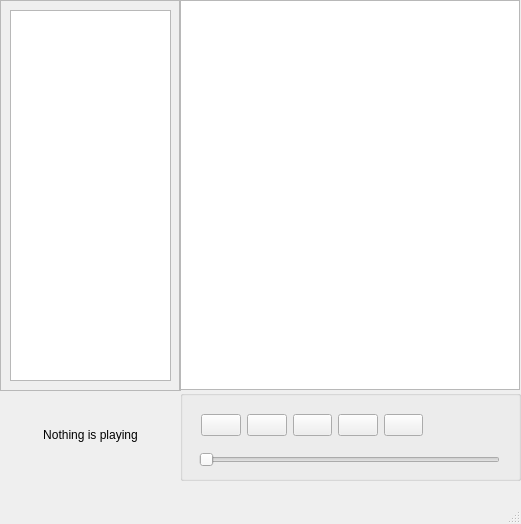
<?xml version="1.0" encoding="UTF-8"?>
<ui version="4.0">
 <class>MainWindow</class>
 <widget class="QMainWindow" name="MainWindow">
  <property name="geometry">
   <rect>
    <x>0</x>
    <y>0</y>
    <width>521</width>
    <height>524</height>
   </rect>
  </property>
  <property name="windowTitle">
   <string>Alexify</string>
  </property>
  <widget class="QWidget" name="centralwidget">
   <widget class="QGroupBox" name="commands">
    <property name="geometry">
     <rect>
      <x>180</x>
      <y>390</y>
      <width>341</width>
      <height>91</height>
     </rect>
    </property>
    <property name="title">
     <string/>
    </property>
    <widget class="QSlider" name="horizontalSlider">
     <property name="geometry">
      <rect>
       <x>19</x>
       <y>60</y>
       <width>301</width>
       <height>20</height>
      </rect>
     </property>
     <property name="orientation">
      <enum>Qt::Horizontal</enum>
     </property>
    </widget>
    <widget class="QWidget" name="">
     <property name="geometry">
      <rect>
       <x>21</x>
       <y>21</y>
       <width>222</width>
       <height>28</height>
      </rect>
     </property>
     <layout class="QGridLayout" name="gridLayout_2">
      <item row="0" column="0">
       <widget class="QPushButton" name="add">
        <property name="text">
         <string/>
        </property>
        <property name="icon">
         <iconset resource="Resourses.qrc">
          <normaloff>:/images/icons/Add.png</normaloff>:/images/icons/Add.png</iconset>
        </property>
       </widget>
      </item>
      <item row="0" column="1">
       <spacer name="horizontalSpacer">
        <property name="orientation">
         <enum>Qt::Horizontal</enum>
        </property>
        <property name="sizeHint" stdset="0">
         <size>
          <width>48</width>
          <height>20</height>
         </size>
        </property>
       </spacer>
      </item>
      <item row="0" column="2">
       <layout class="QGridLayout" name="gridLayout">
        <item row="0" column="3">
         <widget class="QPushButton" name="next">
          <property name="text">
           <string/>
          </property>
          <property name="icon">
           <iconset resource="Resourses.qrc">
            <normaloff>:/images/icons/Next.png</normaloff>:/images/icons/Next.png</iconset>
          </property>
         </widget>
        </item>
        <item row="0" column="0">
         <widget class="QPushButton" name="prev">
          <property name="text">
           <string/>
          </property>
          <property name="icon">
           <iconset resource="Resourses.qrc">
            <normaloff>:/images/icons/Pnrevious.png</normaloff>:/images/icons/Pnrevious.png</iconset>
          </property>
         </widget>
        </item>
        <item row="0" column="1">
         <widget class="QPushButton" name="play">
          <property name="text">
           <string/>
          </property>
          <property name="icon">
           <iconset resource="Resourses.qrc">
            <normaloff>:/images/icons/Play.png</normaloff>:/images/icons/Play.png</iconset>
          </property>
         </widget>
        </item>
        <item row="0" column="2">
         <widget class="QPushButton" name="pause">
          <property name="text">
           <string/>
          </property>
          <property name="icon">
           <iconset resource="Resourses.qrc">
            <normaloff>:/images/icons/Pause.png</normaloff>:/images/icons/Pause.png</iconset>
          </property>
         </widget>
        </item>
       </layout>
      </item>
     </layout>
    </widget>
   </widget>
   <widget class="QScrollArea" name="playlists">
    <property name="geometry">
     <rect>
      <x>0</x>
      <y>0</y>
      <width>181</width>
      <height>391</height>
     </rect>
    </property>
    <property name="widgetResizable">
     <bool>true</bool>
    </property>
    <widget class="QWidget" name="scrollAreaWidgetContents_3">
     <property name="geometry">
      <rect>
       <x>0</x>
       <y>0</y>
       <width>179</width>
       <height>389</height>
      </rect>
     </property>
     <layout class="QHBoxLayout" name="horizontalLayout_2">
      <item>
       <widget class="QListView" name="listView"/>
      </item>
     </layout>
    </widget>
   </widget>
   <widget class="QScrollArea" name="tracks">
    <property name="geometry">
     <rect>
      <x>179</x>
      <y>-1</y>
      <width>341</width>
      <height>391</height>
     </rect>
    </property>
    <property name="widgetResizable">
     <bool>true</bool>
    </property>
    <widget class="QWidget" name="scrollAreaWidgetContents_4">
     <property name="geometry">
      <rect>
       <x>0</x>
       <y>0</y>
       <width>339</width>
       <height>389</height>
      </rect>
     </property>
     <widget class="QWidget" name="layoutWidget">
      <property name="geometry">
       <rect>
        <x>0</x>
        <y>0</y>
        <width>341</width>
        <height>391</height>
       </rect>
      </property>
      <layout class="QHBoxLayout" name="horizontalLayout">
       <item>
        <widget class="QListView" name="playlist_view"/>
       </item>
      </layout>
     </widget>
    </widget>
   </widget>
   <widget class="QLabel" name="current_track">
    <property name="geometry">
     <rect>
      <x>10</x>
      <y>400</y>
      <width>161</width>
      <height>71</height>
     </rect>
    </property>
    <property name="text">
     <string>&lt;html&gt;&lt;head/&gt;&lt;body&gt;&lt;p align=&quot;center&quot;&gt;Nothing is playing&lt;/p&gt;&lt;/body&gt;&lt;/html&gt;</string>
    </property>
   </widget>
  </widget>
  <widget class="QMenuBar" name="menubar">
   <property name="geometry">
    <rect>
     <x>0</x>
     <y>0</y>
     <width>521</width>
     <height>21</height>
    </rect>
   </property>
  </widget>
  <widget class="QStatusBar" name="statusbar"/>
 </widget>
 <resources>
  <include location="Resourses.qrc"/>
 </resources>
 <connections/>
</ui>
